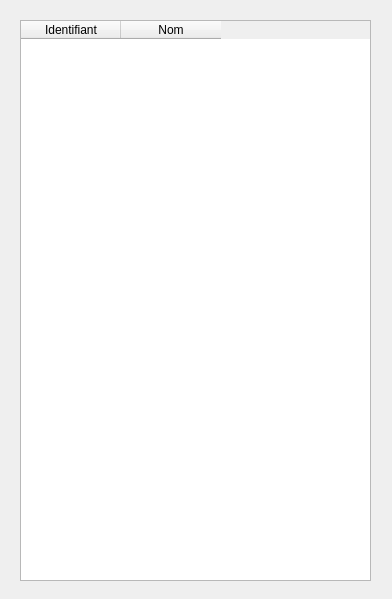
<?xml version="1.0" encoding="UTF-8"?>
<ui version="4.0">
 <class>Dialog</class>
 <widget class="QDialog" name="Dialog">
  <property name="geometry">
   <rect>
    <x>0</x>
    <y>0</y>
    <width>392</width>
    <height>599</height>
   </rect>
  </property>
  <property name="windowTitle">
   <string>Dialog</string>
  </property>
  <property name="modal">
   <bool>true</bool>
  </property>
  <widget class="QTableWidget" name="tableWidget">
   <property name="geometry">
    <rect>
     <x>20</x>
     <y>20</y>
     <width>351</width>
     <height>561</height>
    </rect>
   </property>
   <column>
    <property name="text">
     <string>Identifiant</string>
    </property>
   </column>
   <column>
    <property name="text">
     <string>Nom</string>
    </property>
   </column>
  </widget>
 </widget>
 <resources/>
 <connections/>
</ui>
